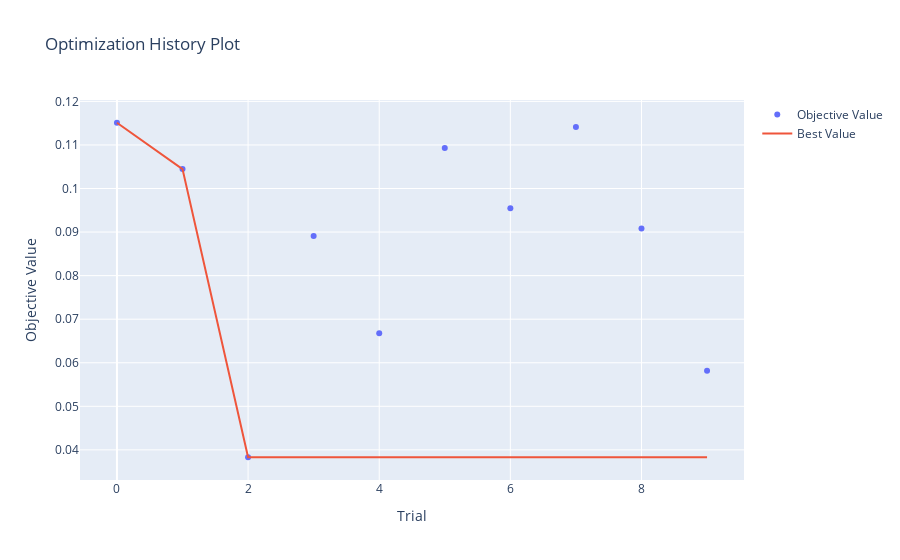
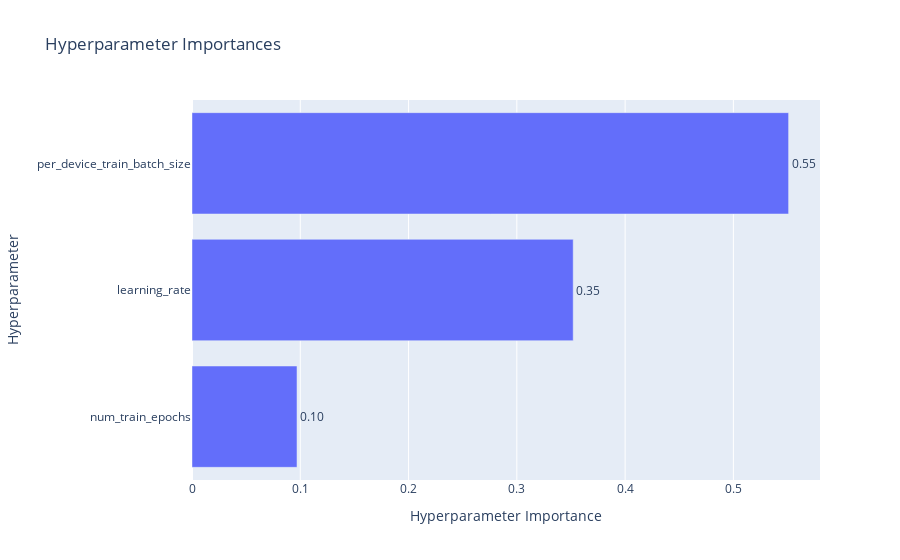

The code cell stored with these charts, in order, in its notebook:
### Code cell
import optuna
from transformers import EarlyStoppingCallback
def objective(trial):
    model = DistilBertForTokenClassification.from_pretrained('distilbert-base-uncased', num_labels=len(label_list)).to(device)

    batch_size = trial.suggest_categorical('per_device_train_batch_size', [4, 8, 16])
    learning_rate = trial.suggest_loguniform('learning_rate', 1e-5, 5e-5)
    num_train_epochs = trial.suggest_int('num_train_epochs', 2, 4)

    training_args = TrainingArguments(
        output_dir='./results',
        eval_strategy='epoch',
        save_strategy='epoch',
        per_device_train_batch_size=batch_size,
        per_device_eval_batch_size=batch_size,
        learning_rate=learning_rate,
        num_train_epochs=num_train_epochs,
        weight_decay=0.01,
        logging_dir='./logs',
        logging_steps=10,
        save_total_limit=2,
        load_best_model_at_end=True,
        metric_for_best_model='eval_loss',
        greater_is_better=False,
        do_train=True,
        do_eval=True
    )

    trainer = Trainer(
        model=model,
        args=training_args,
        train_dataset=train_data,
        eval_dataset=test_data,
        tokenizer=tokenizer,
        data_collator=data_collator,
        callbacks=[EarlyStoppingCallback(early_stopping_patience=3)]
    )

    # Train the model
    trainer.train()

    # Evaluate the model
    eval_result = trainer.evaluate()

    # Return the evaluation metric (loss in this case)
    return eval_result['eval_loss']

# Create Optuna study and optimize the objective function
study = optuna.create_study(direction='minimize')
study.optimize(objective, n_trials=10)

# Print best trial
best_trial = study.best_trial
print(f"Best trial: {best_trial.value}")
print("Best hyperparameters: ", best_trial.params)

# Visualize optimization history and parameter importance
optuna.visualization.plot_optimization_history(study).show()
optuna.visualization.plot_param_importances(study).show()

### Figure 1 — Plotly figure (JSON) as saved in the notebook; plotly's stock layout.template omitted (floating-point values rounded to 4 significant figures)
{"data": [{"mode": "markers", "name": "Objective Value", "type": "scatter", "x": [0, 1, 2, 3, 4, 5, 6, 7, 8, 9], "y": [0.1151, 0.1045, 0.03831, 0.08911, 0.06679, 0.1093, 0.09548, 0.1141, 0.09081, 0.05818]}, {"mode": "lines", "name": "Best Value", "type": "scatter", "x": [0, 1, 2, 3, 4, 5, 6, 7, 8, 9], "y": [0.1151, 0.1045, 0.03831, 0.03831, 0.03831, 0.03831, 0.03831, 0.03831, 0.03831, 0.03831]}, {"marker": {"color": "#cccccc"}, "mode": "markers", "name": "Infeasible Trial", "showlegend": false, "type": "scatter", "x": [], "y": []}], "layout": {"title": {"text": "Optimization History Plot"}, "xaxis": {"title": {"text": "Trial"}}, "yaxis": {"title": {"text": "Objective Value"}}}}

### Figure 2 — Plotly figure (JSON) as saved in the notebook; plotly's stock layout.template omitted (floating-point values rounded to 4 significant figures)
{"data": [{"cliponaxis": false, "hovertemplate": ["num_train_epochs (IntDistribution): 0.09696131074224962<extra></extra>", "learning_rate (FloatDistribution): 0.35204630589943353<extra></extra>", "per_device_train_batch_size (CategoricalDistribution): 0.5509923833583169<extra></extra>"], "name": "Objective Value", "orientation": "h", "text": ["0.10", "0.35", "0.55"], "textposition": "outside", "type": "bar", "x": [0.09696, 0.352, 0.551], "y": ["num_train_epochs", "learning_rate", "per_device_train_batch_size"]}], "layout": {"title": {"text": "Hyperparameter Importances"}, "xaxis": {"title": {"text": "Hyperparameter Importance"}}, "yaxis": {"title": {"text": "Hyperparameter"}}}}
